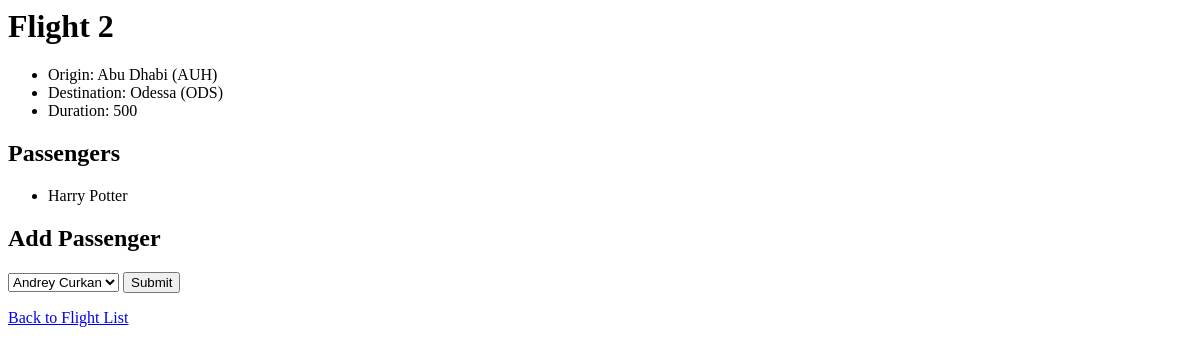
Page /2 on the earlier database version.
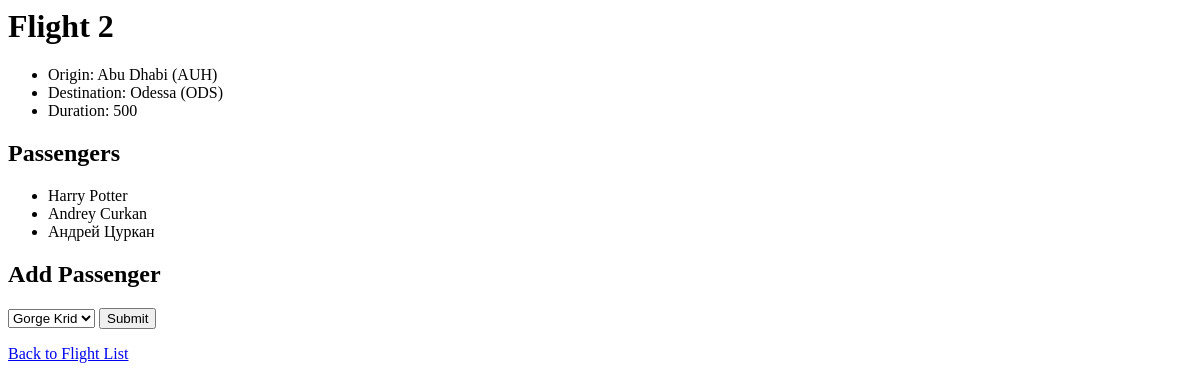
Same page on the later database version.
### flights/models.py (models this page shows)
class Passenger(models.Model):
    first_name = models.CharField(max_length=64)
    last_name = models.CharField(max_length=64)
    flights = models.ManyToManyField(Flight, blank=True, related_name="passengers")
    def __str__(self):
        return f"{self.first_name} {self.last_name} "

### flights/views.py (the view)
def flight(request, flight_id):
    flight = Flight.objects.get(pk=flight_id)
    return render(request, "flights/flight.html", {
                  "flight": flight,
                  "passengers": flight.passengers.all(),
                  "non_passengers": Passenger.objects.exclude(flights=flight).all()
    })

### flights/models.py (called while the page is built)
    def __str__(self):
        return f"{self.city} ({self.code})"

### flights/templates/flights/flight.html (shortened to what this page needs)
{% block body %}
    <h1>Flight {{ flight.id }}</h1>
    <ul>
        <li>Origin: {{flight.origin }}</li>
        <li>Destination: {{flight.destination }}</li>
        <li>Duration: {{flight.duration }}</li>
    </ul>
    <h2>Passengers</h2>
    <ul>
        {% for passenger in passengers %}
            <li>{{ passenger }}</li>
        {% empty %}
            <li>No passengers.</li>
        {% endfor %}
    </ul>
    <h2>Add Passenger</h2>
    <form action="{% url 'book' flight.id %}" method="post" >
        <select name="passenger">
            {% for passenger in non_passengers %}
                <option value="{{ passenger.id }}">{{ passenger }}</option>
            {% endfor %}
        </select>
        <input type="submit">
    </form>
    <a href="{% url 'index' %}">Back to Flight List</a>
{% endblock %}

Differences in the rows shown:
now on this page (row unchanged): Passenger: first_name+last_name "Andrey Curkan"
added Passenger: first_name+last_name "Андрей Цуркан"
Other differences:
form field passenger: "Andrey Curkan" → "Gorge Krid"
